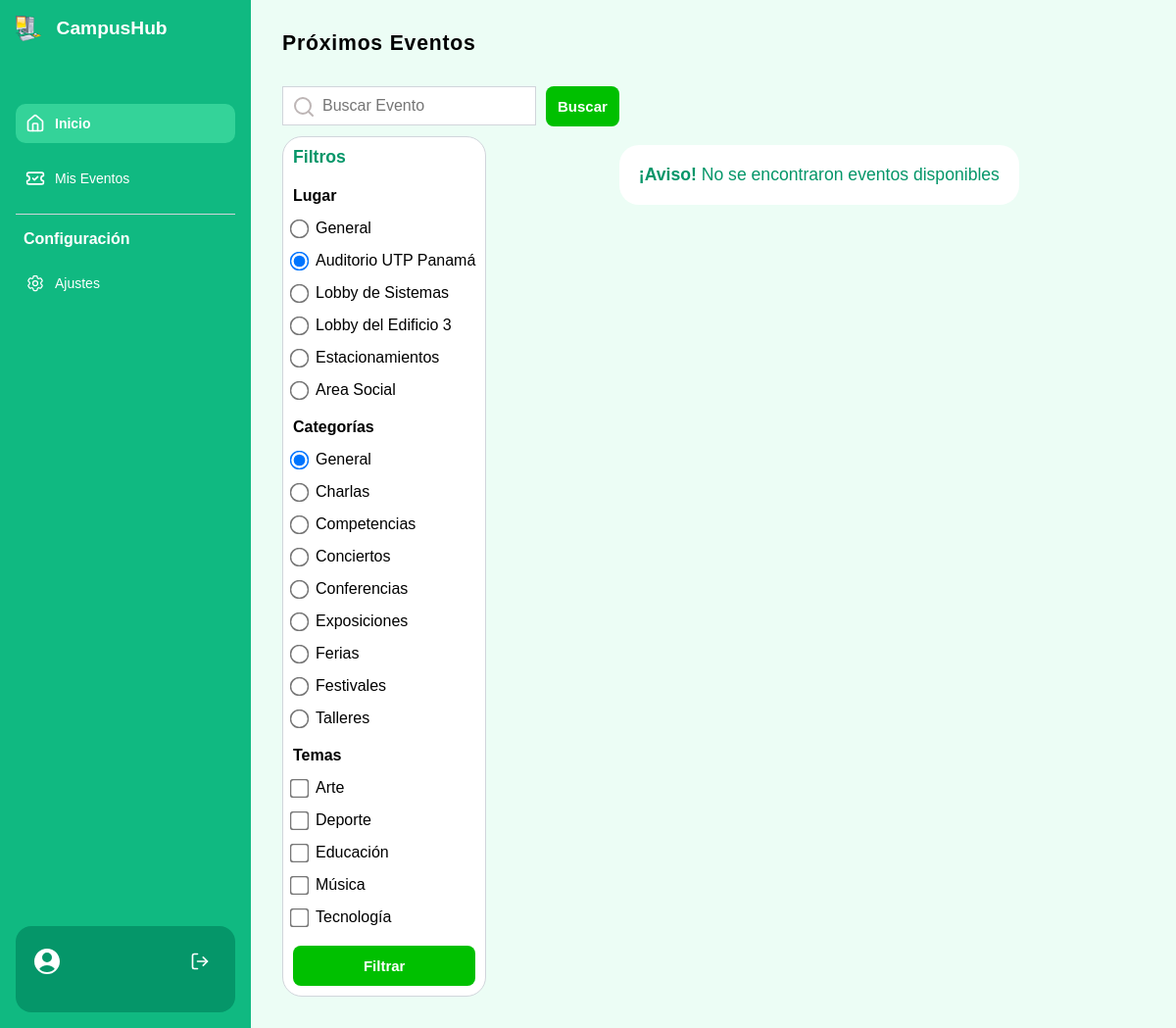
The app's page /app/events/list.php?location=1 with its own data.
### tables this page shows
CREATE TABLE locations (
    id INT AUTO_INCREMENT PRIMARY KEY,
    name VARCHAR(100) NOT NULL,
    capacity INT NOT NULL
);

CREATE TABLE category(
    id INT AUTO_INCREMENT PRIMARY KEY,
    name VARCHAR(100) NOT NULL UNIQUE
);

CREATE TABLE tags (
    id INT AUTO_INCREMENT PRIMARY KEY,
    name VARCHAR(100) NOT NULL UNIQUE
);

### app/events/list.php (the view, shortened to what this page needs)
<?php
$pdo = db_connect();
$search = $_GET['search'] ?? '';
$location = $_GET['location'] ?? '';
$category = $_GET['category'] ?? '';
$topic = $_GET['topic'] ?? [];
try {
  $query = "SELECT events.id, events.title, events.date, events.time, events.time_end,
                     locations.name AS location_name, tags.name AS topic, category.name AS category_name
              FROM events
              LEFT JOIN locations ON events.location_id = locations.id
              LEFT JOIN tags ON events.tag_id = tags.id
              LEFT JOIN category ON events.category_id = category.id
              WHERE events.post = 1";
  $params = [];
  if (!empty($location) && $location !== 'general') {
    $query .= " AND locations.id = :location";
    $params[':location'] = $location;
  }
  $query .= " ORDER BY events.date ASC, events.time ASC";
  $stmt = $pdo->prepare($query);
  $stmt->execute($params);
  $events = $stmt->fetchAll();
} catch (PDOException $e) {
  echo '<p>Error al obtener los eventos: ' . $e->getMessage() . '</p>';
}
?>
<!doctype html>
<html lang="en">
<head>
  <link href="../../css/common.css" rel="stylesheet" />
  <link href="../../css/layout.css" rel="stylesheet" />
  <link href="../../css/home.css" rel="stylesheet" />
</head>
<body>
  <main class="content-wrapper">
    <header>
      <h1>Próximos Eventos</h1>
    </header>
    <section class="content">
      <section class="actions">
        <form method="GET" action="list.php">
          <div class="search-event">
            <div class="search-box">
              <input type="text" placeholder="Buscar Evento" name="search" value="<?php echo htmlspecialchars($search); ?>">
              <svg xmlns="http://www.w3.org/2000/svg" class="search-icon" width="24" height="24" viewBox="0 0 24 24" fill="none" stroke="currentColor" stroke-width="2" stroke-linecap="round" stroke-linejoin="round" class="lucide lucide-search">
                <circle cx="11" cy="11" r="8" />
                <path d="m21 21-4.3-4.3" />
              </svg>
            </div>
            <button type="submit" class="btn-prim">Buscar</button>
          </div>
          <section class="filter">
            <h3>Filtros</h3>
            <div class="filter-items">
              <h4>Lugar</h4>
              <?php
              $stmt = $pdo->query("SELECT id, name FROM locations");
              echo '<div class="filter-option"><input type="radio" name="location" value="general" id="general" ' . ($location === 'general' || empty($location) ? 'checked' : '') . '>';
              echo '<label for="general">General</label></div>';
              while ($row = $stmt->fetch()) {
                echo '<div class="filter-option"><input type="radio" name="location" value="' . $row['id'] . '" id="location' . $row['id'] . '" ' . ($location == $row['id'] ? 'checked' : '') . '>';
                echo '<label for="location' . $row['id'] . '">' . htmlspecialchars($row['name']) . '</label></div>';
              }
              ?>
            </div>
            <div class="filter-items">
              <h4>Categorías</h4>
              <?php
              $stmt = $pdo->query("SELECT id, name FROM category");
              echo '<div class="filter-option"><input type="radio" name="category" value="general" id="cat_general" ' . ($category === 'general' || empty($category) ? 'checked' : '') . '>';
              echo '<label for="cat_general">General</label></div>';
              while ($row = $stmt->fetch()) {
                echo '<div class="filter-option"><input type="radio" name="category" value="' . $row['id'] . '" id="cat' . $row['id'] . '" ' . ($category == $row['id'] ? 'checked' : '') . '>';
                echo '<label for="cat' . $row['id'] . '">' . htmlspecialchars($row['name']) . '</label></div>';
              }
              ?>
            </div>
            <div class="filter-items">
              <h4>Temas</h4>
              <?php
              $stmt = $pdo->query("SELECT id, name FROM tags");
              while ($row = $stmt->fetch()) {
                echo '<div class="filter-option"><input type="checkbox" name="topic[]" value="' . $row['id'] . '" id="subcat' . $row['id'] . '" ' . (in_array($row['id'], $topic) ? 'checked' : '') . '>';
                echo '<label for="subcat' . $row['id'] . '">' . htmlspecialchars($row['name']) . '</label></div>';
              }
              ?>
            </div>
            <button type="submit" class="btn-prim">Filtrar</button>
          </section>
        </form>
      </section>
      <div class="posts">
        <?php
        if (!empty($events)) {
          foreach ($events as $event) {
            $stmt = $pdo->prepare("SELECT 1 FROM inscriptions WHERE user_id = :user_id AND event_id = :event_id");
            $stmt->execute([':user_id' => $_SESSION['user_id'], ':event_id' => $event['id']]);
            $isEnrolled = $stmt->rowCount() > 0;
            echo '<div class="event">';
            echo '<a href="view.php?id=' . htmlspecialchars($event['id']) . '">';
            echo '<img src="../../uploads/test-img-catalog.jpg">';
            echo '<div class="info-event">';
            echo '<h3>' . htmlspecialchars($event['title']) . '</h3>';
            echo '<hr>';
            echo '<p>' . htmlspecialchars($event['date']) . '</p>';
            echo '<p>' . htmlspecialchars($event['location_name']) . '</p>';
            echo '<p>' . htmlspecialchars($event['topic']) . '</p>';
            echo '<p class="category">' . htmlspecialchars($event['category_name'] ?? 'General') . '</p>';
            echo '</div>';
            echo '</a>';
            echo '<form method="POST">';
            echo '<input type="hidden" name="event_id" value="' . $event['id'] . '">';
            if ($isEnrolled) {
              echo '<button type="submit" name="action" value="unsubscribe" class="btn-red">Cancelar inscripción</button>';
            } else {
              echo '<button type="submit" name="action" value="subscribe" class="btn-azul btn-sec">Inscribirse</button>';
            }
            echo '</form>';
            echo '</div>';
          }
        } else {
          echo '<div class="not-found">';
          echo '<h3><span>¡Aviso!</span> No se encontraron eventos disponibles</h3>';
          echo '</div>';
        }
        ?>
      </div>
    </section>
  </main>
</body>
</html>

### css/common.css (style rules this page uses)
:root { --primary: #10b981; --dark-primary: #059669; --light-primary: #34d399; --extra-light-primary: #6ee7b7; --danger: #dc2626; --dark-danger: #b91c1c; --background: #ecfdf5; --text-accent: #022c22; --text-primary: #030712; --text-muted: #6b7280; --border: #d1d5db; }
*, *::after, *::before { box-sizing: border-box; margin: 0; padding: 0; }
h1 { overflow: hidden; text-overflow: ellipsis; white-space: nowrap; font-size: 1.2rem; }
h3 { font-size: 1.1rem; overflow: hidden; text-overflow: ellipsis; white-space: nowrap; }
header { margin-bottom: 2rem; }
header h1 { letter-spacing: 0.05rem; font-size: 1.325rem; }
body { background: var(--background); margin: 0; padding: 0; min-height: 100vh; font-family: "Lucida Sans", "Lucida Sans Regular", "Lucida Grande", "Lucida Sans Unicode", Geneva, Verdana, sans-serif; }

### css/layout.css (style rules this page uses)
.content-wrapper { margin-left: 16rem; padding: 2rem; }

### css/home.css (style rules this page uses)
.content { display: flex; }
input[type='text'] { padding:10px; border:1px solid var(--border); outline:none; }
input[type="radio"], input[type="checkbox"] { cursor: pointer; scale: 1.5; }
button { padding: 12px; font-weight: bold; border:none; border-radius: 8px; cursor:pointer; font-size: 15px; }
.btn-prim { background-color: rgb(0, 192, 0); color:white; }
.filter { background-color: white; border:1px solid var(--border); padding:10px; width: max-content; display: flex; flex-direction: column; gap: 20px; border-radius: 20px; }
.filter-items { display: flex; flex-direction: column; gap: 15px; }
.filter-option { display: flex; gap: 10px; align-items: center; }
.search-box { position: relative; }
.search-box input[type="text"] { padding: 10px 10px 10px 40px; font-size: 16px; }
.search-icon { position: absolute; left: 10px; top: 50%; transform: translateY(-50%); color: #beb6b6; }
.search-event { display: flex; gap:10px; margin-bottom: 10px; }
.posts { width: 100%; display:grid; grid-template-columns:3fr 3fr 3fr; margin-top:60px; gap:25px; }
.filter > h3 { color:var(--dark-primary); }
.not-found { background-color: white; height: max-content; padding:20px; color:var(--dark-primary); border-radius: 20px; animation: bounce 1s infinite; }
.not-found span { font-weight:900; }
.not-found h3 { font-weight: normal; }

### records on screen
locations: location "☑ Auditorio UTP Panamá", name "Auditorio UTP Panamá"
locations: location "☐ Lobby de Sistemas", name "Lobby de Sistemas"
locations: location "☐ Lobby del Edificio 3", name "Lobby del Edificio 3"
locations: location "☐ Estacionamientos", name "Estacionamientos"
locations: location "☐ Area Social", name "Area Social"
category: category "☐ Charlas", name "Charlas"
category: category "☐ Competencias", name "Competencias"
category: category "☐ Conciertos", name "Conciertos"
category: category "☐ Conferencias", name "Conferencias"
category: category "☐ Exposiciones", name "Exposiciones"
category: category "☐ Ferias", name "Ferias"
category: category "☐ Festivales", name "Festivales"
category: category "☐ Talleres", name "Talleres"
tags: name "Arte"
tags: name "Deporte"
tags: name "Educación"
tags: name "Música"
tags: name "Tecnología"
